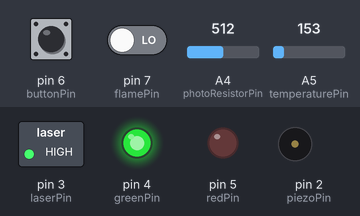
Recording of a sketch running on a simulated Arduino Uno, built with avr-gcc and run on an emulated ATmega328P. Shown: switched loads named in the sketch (green lamp = pin HIGH), output pins drawn as LEDs (lit = HIGH), buzzer (waves = sounding). Dashed ring = blinking. Inputs (shaded band) come from the test bench; at power-on: A4 (photoResistorPin) = 512, pin 6 (buttonPin) LOW, pin 7 (flamePin) LOW, A5 (temperaturePin) = 153. What the sketch prints to the serial monitor is not drawn.

Above: at 6.2 s.
6.3 s: A4 (photoResistorPin) set to 368
9.3 s: A4 (photoResistorPin) set to 353
At 10.5 s:
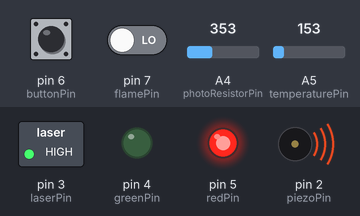
10.8 s: pin 6 (buttonPin) pulled HIGH for 0.15 s
At 12.2 s:
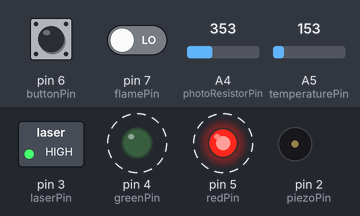
13.9 s: pin 7 (flamePin) driven HIGH
At 16.7 s:
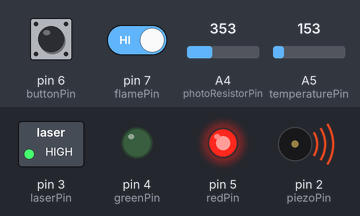
16.9 s: pin 6 (buttonPin) pulled HIGH for 1 s
At 17.8 s:
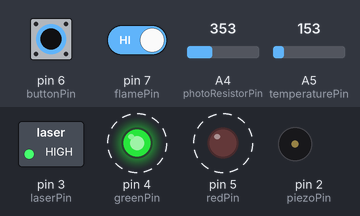
20.9 s: pin 6 (buttonPin) pulled HIGH for 3.2 s
Timing chart, 0 to 28.2 s (numbered marks = the images above; inputs shaded):
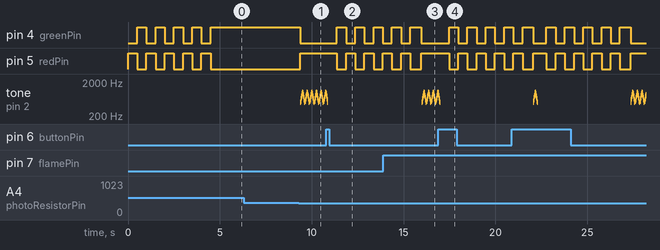

Measured:
- the behaviour switches between 362 and 361 on A4 (photoResistorPin) (found by bisection; images 0 and 1)
- after the input at 6.3 s, every drawn part: stays the same
- after the input at 9.3 s, pin 4 (greenPin): HIGH → LOW after 0.09 s; pin 5 (redPin): LOW → HIGH after 0.09 s
- after the input at 10.8 s, pin 4 (greenPin), pin 5 (redPin): alternates HIGH for 0.50 s and LOW for 0.50 s, starting after 0.57 s
- after the input at 16.9 s, pin 4 (greenPin), pin 5 (redPin): alternates HIGH for 0.50 s and LOW for 0.50 s, starting after 0.58 s

The sketch:

arduino.ino
```cpp
#include <SoftwareSerial.h>
#include <ArduinoJson.h>

SoftwareSerial arduinoSerial(9, 10); // RX, TX

const int calibrationTime = 5000;
const int infoUpdateInterval = 15000;
unsigned long lastCalibrationTime = 0;
unsigned long lastInfoUpdateTime = 0;

const int greenPin = 4;
const int redPin = 5;
const int buttonPin = 6;
const int flamePin = 7;
const int laserPin = 3;
const int photoResistorPin = A4;
const int temperaturePin = A5;
const int piezoPin = 2;

int threshold = 0;
int photoResistorValue = 0;
int temperatureValue = 0;
int flameValue = 0;
int buttonState = 0;

bool intrusionDetected = false;
bool fireDetected = false;

void setup() {
  Serial.begin(115200);
  arduinoSerial.begin(9600);

  pinMode(greenPin, OUTPUT);
  pinMode(redPin, OUTPUT);
  pinMode(flamePin, INPUT);
  pinMode(laserPin, OUTPUT);
  pinMode(buttonPin, INPUT);

  digitalWrite(laserPin, HIGH);

  calibration();
}

void calibration() {
  buttonState = LOW;
  threshold = 0;
  // Start calibration
  Serial.print("Calibrating...");
  lastCalibrationTime = millis();
  while(millis() - lastCalibrationTime < calibrationTime) {
    Serial.print(".");
    digitalWrite(redPin, HIGH);
    digitalWrite(greenPin, LOW);
    delay(500);
    digitalWrite(redPin, LOW);
    digitalWrite(greenPin, HIGH);
    photoResistorValue = analogRead(photoResistorPin);
    delay(500);
    if (photoResistorValue > threshold) {
      threshold = photoResistorValue - 150;
    }
  }
  digitalWrite(redPin, LOW);
  digitalWrite(greenPin, HIGH);
  Serial.println("Calibration completed.");
}

void loop() {
  photoResistorValue = analogRead(photoResistorPin);
  delay(10);
  temperatureValue = analogRead(temperaturePin);
  delay(10);
  flameValue = digitalRead(flamePin);
  delay(10);

  float voltage = (temperatureValue/1024.0) * 5.0;
  float temperature = (voltage - .5) * 100;

  Serial.println("Photoresistor: " + String(photoResistorValue) + "  |  Threshold: " + String(threshold) + "  |  Temperature: " + String(temperature) + " °C" + "  |  Flame: " + String(flameValue));

  if (photoResistorValue < threshold && !intrusionDetected) { //Intrusion detected
    intrusionDetected = true;
    Serial.println("Intrusion detected");
    emitEvent("intrusion", temperature);
    digitalWrite(redPin, HIGH);
    digitalWrite(greenPin, LOW);
  }

  if (flameValue == 1 && !fireDetected) { // Fire detected
    fireDetected = true;
    Serial.println("Fire detected");
    emitEvent("fire", temperature);
    digitalWrite(redPin, HIGH);
    digitalWrite(greenPin, LOW);
  }

  if (millis() - lastInfoUpdateTime > infoUpdateInterval) { // Send "heartbeat" message about current status every infoUpdateInterval
    Serial.println("Sending heartbeat message...");
    emitEvent("info", temperature);
    lastInfoUpdateTime = millis();
  }

  if (intrusionDetected || fireDetected) { // Make the buzzer sound like an alarm only if an intrusion/fire is detected
      for (int freq = 500; freq <= 1000; freq += 50) {
        tone(piezoPin, freq);
        delay(10);
      }
      for (int freq = 1000; freq >= 500; freq -= 50) {
        tone(piezoPin, freq);
        delay(10);
      }
  }

  buttonState = digitalRead(buttonPin);
  if (buttonState == HIGH) { // Stop the alarm sound and reset the system
    intrusionDetected = false;
    fireDetected = false;
    noTone(piezoPin);
    calibration();
  };
}

void emitEvent(char * eventType, float temperature) { // Sending messages via UART
  JsonDocument doc;
  doc["type"] = eventType;
  doc["temperature"] = String(temperature) + " °C";
  String data;
  serializeJson(doc, data);
  arduinoSerial.println(data);
}
```
